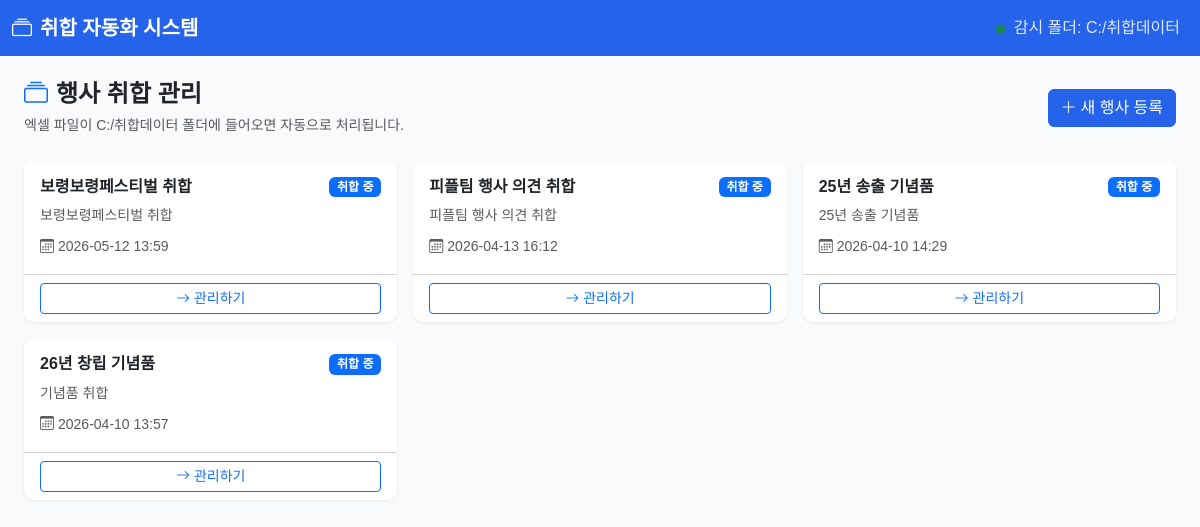
The page / on the database its author committed.
### app/models.py (models this page shows)
class Event(Base):
    __tablename__ = "events"
    id = Column(Integer, primary_key=True, index=True)
    name = Column(String(200), nullable=False, comment="행사명")
    description = Column(Text, nullable=True, comment="행사 설명")
    status = Column(String(20), default="collecting", comment="collecting/closed")
    created_at = Column(DateTime, default=datetime.now)
    closed_at = Column(DateTime, nullable=True)
    submissions = relationship("Submission", back_populates="event", cascade="all, delete-orphan")
    source_files = relationship("SourceFile", back_populates="event", cascade="all, delete-orphan")

### app/routers/events.py (the view)
@router.get("/", response_class=HTMLResponse)
async def index(request: Request, db: Session = Depends(get_db)):
    events = db.query(Event).order_by(Event.created_at.desc()).all()
    active_id = file_watcher.get_active_event_id()
    return templates.TemplateResponse("index.html", {
        "request": request,
        "events": events,
        "active_event_id": active_id,
    })

### templates/index.html (shortened to what this page needs)
{% extends "base.html" %}
{% block content %}
<div class="col-12 p-4">
  <div class="d-flex justify-content-between align-items-center mb-4">
    <div>
      <h4 class="fw-bold mb-1"><i class="bi bi-collection me-2 text-primary"></i>행사 취합 관리</h4>
      <small class="text-muted">엑셀 파일이 C:/취합데이터 폴더에 들어오면 자동으로 처리됩니다.</small>
    </div>
    <button class="btn btn-primary" data-bs-toggle="modal" data-bs-target="#createModal">
      <i class="bi bi-plus-lg me-1"></i>새 행사 등록
    </button>
  </div>
  {% if not events %}
  <div class="card text-center py-5">
    <div class="card-body">
      <i class="bi bi-inbox text-muted" style="font-size:3rem"></i>
      <p class="mt-3 text-muted">등록된 행사가 없습니다.<br>새 행사를 등록하고 취합을 시작하세요.</p>
      <button class="btn btn-primary" data-bs-toggle="modal" data-bs-target="#createModal">
        <i class="bi bi-plus-lg me-1"></i>첫 행사 등록
      </button>
    </div>
  </div>
  {% else %}
  <div class="row g-3">
    {% for event in events %}
    <div class="col-md-6 col-lg-4">
      <div class="card h-100 {% if event.id == active_event_id %}border border-success{% endif %}">
        <div class="card-body">
          <div class="d-flex justify-content-between align-items-start mb-2">
            <h6 class="card-title fw-bold mb-0">{{ event.name }}</h6>
            {% if event.id == active_event_id %}
              <span class="badge bg-success"><span class="active-badge"></span>감시 중</span>
            {% elif event.status == "closed" %}
              <span class="badge bg-secondary">종료</span>
            {% else %}
              <span class="badge bg-primary">취합 중</span>
            {% endif %}
          </div>
          {% if event.description %}
          <p class="text-muted small mb-2">{{ event.description }}</p>
          {% endif %}
          <small class="text-muted"><i class="bi bi-calendar3 me-1"></i>{{ event.created_at.strftime('%Y-%m-%d %H:%M') }}</small>
        </div>
        <div class="card-footer bg-transparent">
          <a href="/events/{{ event.id }}" class="btn btn-outline-primary btn-sm w-100">
            <i class="bi bi-arrow-right me-1"></i>관리하기
          </a>
        </div>
      </div>
    </div>
    {% endfor %}
  </div>
  {% endif %}
</div>
{% endblock %}

### templates/base.html (style rules this page uses)
:root { --primary: #2563eb; --primary-dark: #1d4ed8; --success: #16a34a; --danger: #dc2626; --warning: #d97706; }
body { background: #f8fafc; font-family: 'Malgun Gothic', sans-serif; }
.card { border: none; box-shadow: 0 1px 3px rgba(0,0,0,.08); border-radius: 10px; }
.btn-primary { background: var(--primary); border-color: var(--primary); }

### rows shown on the page
Event: name "보령보령페스티벌 취합", status "취합 중", description "보령보령페스티벌 취합", created_at "2026-05-12 13:59"
Event: name "피플팀 행사 의견 취합", status "취합 중", description "피플팀 행사 의견 취합", created_at "2026-04-13 16:12"
Event: name "25년 송출 기념품", status "취합 중", description "25년 송출 기념품", created_at "2026-04-10 14:29"
Event: name "26년 창립 기념품", status "취합 중", description "기념품 취합", created_at "2026-04-10 13:57"
